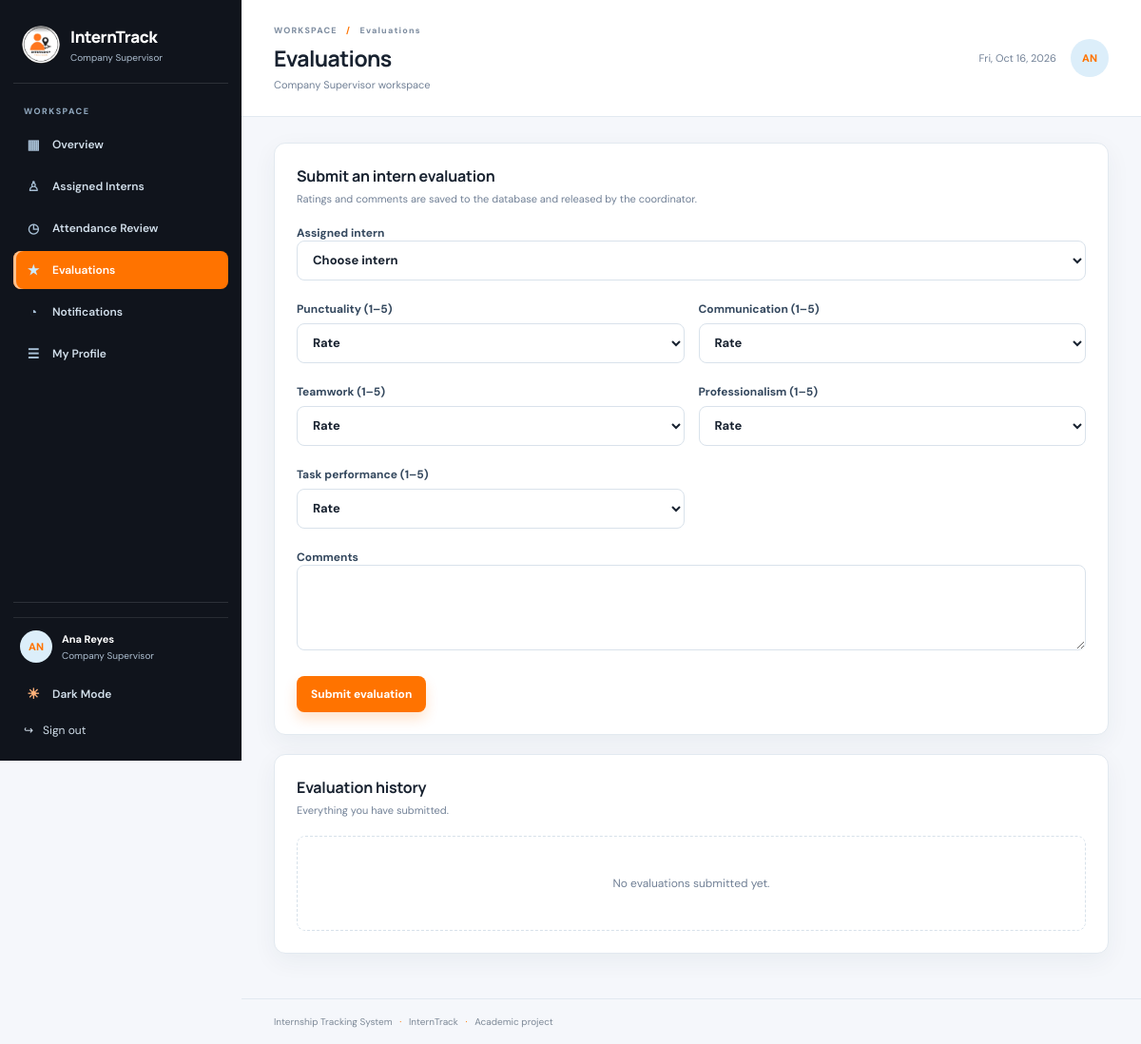
/supervisor/evaluations.php (signed in), run on the app's committed database.
### tables this page shows
CREATE TABLE users (
  id            BIGINT UNSIGNED AUTO_INCREMENT PRIMARY KEY,
  username      VARCHAR(80)  NOT NULL UNIQUE,
  full_name     VARCHAR(120) NOT NULL,
  email         VARCHAR(190) NOT NULL UNIQUE,
  avatar        VARCHAR(255) NULL,
  password_hash VARCHAR(255) NOT NULL,
  role          ENUM('student','supervisor','coordinator') NOT NULL,
  status        ENUM('active','inactive') NOT NULL DEFAULT 'active',
  created_at    TIMESTAMP NOT NULL DEFAULT CURRENT_TIMESTAMP,
  updated_at    TIMESTAMP NOT NULL DEFAULT CURRENT_TIMESTAMP ON UPDATE CURRENT_TIMESTAMP,
  INDEX idx_users_role_status (role, status)
);

CREATE TABLE evaluation_criteria (
  id     BIGINT UNSIGNED AUTO_INCREMENT PRIMARY KEY,
  name   VARCHAR(120) NOT NULL UNIQUE,
  weight DECIMAL(6,2) NOT NULL DEFAULT 1,
  active TINYINT(1) NOT NULL DEFAULT 1,
  CONSTRAINT chk_criteria_weight CHECK (weight >= 0)
);

### config/config.php (called while the page is built, shortened)
<?php
function url(string $path = ''): string
{
    static $base = null;
    if ($base === null) {
        $docRoot = str_replace('\\', '/', rtrim((string)($_SERVER['DOCUMENT_ROOT'] ?? ''), '/'));
        $appRoot = str_replace('\\', '/', APP_ROOT);
        if ($docRoot !== '' && str_starts_with($appRoot, $docRoot)) {
            $base = rtrim(substr($appRoot, strlen($docRoot)), '/');
        } else {
            $script = str_replace('\\', '/', (string)($_SERVER['SCRIPT_NAME'] ?? ''));
            $base = rtrim(dirname($script), '/');
            if (basename($base) === 'student' || basename($base) === 'coordinator' || basename($base) === 'supervisor') {
                $base = dirname($base);
            }
        }
    }
    return $base . '/' . ltrim($path, '/');
}

### includes/auth.php (called while the page is built, shortened)
<?php
require_once __DIR__ . '/functions.php';
function current_user(): ?array
{
    return $_SESSION['user'] ?? null;
}
function dashboard_path_for_role(string $role): string
{
    return match ($role) {
        'student'     => 'student/dashboard.php',
        'supervisor'  => 'supervisor/dashboard.php',
        'coordinator' => 'coordinator/dashboard.php',
        default       => 'login.php',
    };
}
function require_login(): array
{
    static $validated = false;
    $user = current_user();
    if (!$validated) {
        $db = database_or_null();
        if ($db instanceof PDO) {
            $fresh = query_one(
                $db,
                "SELECT id, username, full_name, email, avatar, role FROM users WHERE id = ? AND status = 'active'",
                [(int)$user['id']]
            );
        }
        $validated = true;
    }
    return $_SESSION['user'];
}
function require_role(array $roles): array
{
    $user = require_login();
    return $user;
}

### supervisor/evaluations.php (the view, shortened to what this page needs)
<?php
$db = database_or_null();
$user = require_role(['supervisor']);
$supervisor = supervisor_profile($db, (int)$user['id']);
$title = 'Evaluations';
$active = 'evaluations';
require __DIR__ . '/../includes/header.php';
$assignments = query_all(
    $db,
    "SELECT i.id, CONCAT(sp.student_number, ' · ', u.full_name) AS label
     FROM internship_placements i
     JOIN student_profiles sp ON sp.id = i.student_id
     JOIN users u ON u.id = sp.user_id
     WHERE i.supervisor_id = ? AND i.status = 'active'
     ORDER BY u.full_name",
    [(int)$supervisor['id']]
);
$criteria = query_all($db, 'SELECT id, name, weight FROM evaluation_criteria WHERE active = 1 ORDER BY id');
$ratingFields = '';
foreach ($criteria as $criterion) {
    $ratingFields .= '<label>' . e($criterion['name']) . ' (1–5)'
        . '<select name="rating[' . (int)$criterion['id'] . ']" required><option value="">Rate</option>'
        . '<option>1</option><option>2</option><option>3</option><option>4</option><option>5</option></select></label>';
}
$form = form_start('supervisor/evaluations.php')
    . '<input type="hidden" name="op" value="save_evaluation">'
    . '<label>Assigned intern<select name="placement_id" required><option value="">Choose intern</option>'
    . select_options($assignments, 'id', 'label') . '</select></label>'
    . '<div class="form-grid">' . $ratingFields . '</div>'
    . '<label>Comments<textarea name="comments" rows="4" maxlength="5000"></textarea></label>'
    . '<button class="button primary">Submit evaluation</button></form>';
echo panel('Submit an intern evaluation', 'Ratings and comments are saved to the database and released by the coordinator.', $form);
$rows = [];
echo panel('Evaluation history', 'Everything you have submitted.',
    table_html(['Student', 'Date', 'Weighted average', 'Comments', 'Release status'], $rows, 'No evaluations submitted yet.'));
require __DIR__ . '/../includes/footer.php';

### includes/header.php (shortened to what this page needs)
<?php
$user = require_login();
$role = $user['role'];
$navMenus = [
    'student' => [
        'dashboard'     => ['student/dashboard.php', 'Overview', '▦'],
        'profile'       => ['student/profile.php', 'My Profile', '☰'],
        'placement'     => ['student/placement.php', 'Placement', '⌂'],
        'requirements'  => ['student/requirements.php', 'Requirements', '▤'],
        'attendance'    => ['student/attendance.php', 'Attendance & Hours', '◷'],
        'evaluations'   => ['student/evaluations.php', 'Evaluations', '★'],
        'notifications' => ['student/notifications.php', 'Notifications', '◔'],
    ],
    'supervisor' => [
        'dashboard'     => ['supervisor/dashboard.php', 'Overview', '▦'],
        'interns'       => ['supervisor/interns.php', 'Assigned Interns', '♙'],
        'attendance'    => ['supervisor/attendance.php', 'Attendance Review', '◷'],
        'evaluations'   => ['supervisor/evaluations.php', 'Evaluations', '★'],
        'notifications' => ['supervisor/notifications.php', 'Notifications', '◔'],
        'profile'       => ['supervisor/profile.php', 'My Profile', '☰'],
    ],
    'coordinator' => [
        'dashboard'     => ['coordinator/dashboard.php', 'Overview', '▦'],
        'students'      => ['coordinator/students.php', 'Students', '♙'],
        'companies'     => ['coordinator/companies.php', 'Companies', '⌂'],
        'supervisors'   => ['coordinator/supervisors.php', 'Supervisors', '⚑'],
        'placements'    => ['coordinator/placements.php', 'Placements', '⇄'],
        'requirements'  => ['coordinator/requirements.php', 'Requirements', '▤'],
        'submissions'   => ['coordinator/submissions.php', 'Document Review', '⇩'],
        'attendance'    => ['coordinator/attendance.php', 'Attendance', '◷'],
        'evaluations'   => ['coordinator/evaluations.php', 'Evaluations', '★'],
        'announcements' => ['coordinator/announcements.php', 'Announcements', '✎'],
        'users'         => ['coordinator/users.php', 'User Accounts', '⚙'],
        'reports'       => ['coordinator/reports.php', 'Reports', '▣'],
        'profile'       => ['coordinator/profile.php', 'My Profile', '☰'],
        'notifications' => ['coordinator/notifications.php', 'Notifications', '◔'],
    ],
];
$menu = $navMenus[$role] ?? [];
$active = $active ?? 'dashboard';
$title = $title ?? 'Dashboard';
$displayName = $user['full_name'] ?: $user['username'];
?>
<!doctype html>
<html lang="en" data-theme="light">
<head>
  <link rel="stylesheet" href="<?= e(url('assets/css/style.css')) ?>">
</head>
<body class="app-page">
<div class="app-shell">
  <aside class="sidebar" id="sidebar">
    <a class="brand" href="<?= e(url(dashboard_path_for_role($role))) ?>">
      <img class="brand-mark-img" src="<?= e(url('assets/images/logo.png')) ?>" alt="<?= e(APP_NAME) ?> logo">
      <span><strong><?= e(APP_SHORT_NAME) ?></strong><small><?= e(role_label($role)) ?></small></span>
    </a>
    <div class="nav-label">WORKSPACE</div>
    <nav aria-label="Main navigation">
      <?php foreach ($menu as $key => $item): ?>
        <a class="nav-link <?= $active === $key ? 'active' : '' ?>" href="<?= e(url($item[0])) ?>">
          <span aria-hidden="true"><?= e($item[2]) ?></span><?= e($item[1]) ?>
        </a>
      <?php endforeach; ?>
    </nav>
    <div class="sidebar-bottom">
      <div class="user-chip">
        <?= avatar_html($user) ?>
        <span><strong><?= e($displayName) ?></strong><small><?= e(role_label($role)) ?></small></span>
      </div>
      <button type="button" class="theme-toggle" data-theme-toggle>
        <span data-theme-icon>☀</span><span data-theme-label>Dark Mode</span>
      </button>
      <form method="post" action="<?= e(url('logout.php')) ?>"><?= csrf_field() ?>
        <button class="logout-button" type="submit">↪ <span>Sign out</span></button>
      </form>
    </div>
  </aside>
  <main class="main-content">
    <header class="topbar">
      <div>
        <p class="breadcrumb">WORKSPACE <span>/</span> <?= e($title) ?></p>
        <h1><?= e($title) ?></h1>
        <p class="page-subtitle"><?= e(role_label($role)) ?> workspace</p>
      </div>
      <div class="topbar-side">
        <time><?= e(date('D, M j, Y')) ?></time>
        <?= avatar_html($user, 'avatar large') ?>
      </div>
    </header>
    <section class="content-area">

### includes/functions.php (shortened to what this page needs)
<?php
require_once __DIR__ . '/../config/config.php';
function e(mixed $value): string
{
    return htmlspecialchars((string)($value ?? ''), ENT_QUOTES | ENT_SUBSTITUTE, 'UTF-8');
}
function csrf_token(): string
{
    return $_SESSION['csrf'];
}
function csrf_field(): string
{
    return '<input type="hidden" name="csrf" value="' . e(csrf_token()) . '">';
}
function query_all(PDO $db, string $sql, array $params = []): array
{
    $query = $db->prepare($sql);
    $query->execute($params);
    return $query->fetchAll();
}
function query_one(PDO $db, string $sql, array $params = []): ?array
{
    $query = $db->prepare($sql);
    $query->execute($params);
    $row = $query->fetch();
    return $row === false ? null : $row;
}
function table_html(array $headers, array $rows, string $emptyMessage = 'No records found.'): string
{
    if (!$rows) {
        return '<div class="empty-state">' . e($emptyMessage) . '</div>';
    }
    $html = '<div class="table-wrap"><table><thead><tr>';
    $html .= '</tr></thead><tbody>';
    return $html . '</tbody></table></div>';
}
function form_start(string $action, array $attrs = []): string
{
    $htmlAttrs = '';
    return '<form method="post" action="' . e(url($action)) . '"' . $htmlAttrs . '>' . csrf_field();
}
function panel(string $title, string $description, string $body, string $extraClass = ''): string
{
    return '<section class="panel ' . e($extraClass) . '"><div class="panel-title"><div><h2>'
        . e($title) . '</h2><p>' . e($description) . '</p></div></div>' . $body . '</section>';
}
function role_label(string $role): string
{
    return [
        'student'     => 'Student Intern',
        'supervisor'  => 'Company Supervisor',
        'coordinator' => 'Internship Coordinator',
    ][$role] ?? 'User';
}
function avatar_html(array $user, string $class = 'avatar'): string
{
    $name = ($user['full_name'] ?? '') !== '' ? $user['full_name'] : ($user['username'] ?? '?');
    $initials = strtoupper(mb_substr($name, 0, 2));
    return '<span class="' . e($class) . '">' . e($initials) . '</span>';
}
    ?><!doctype html>

### data on the page
users: role "Company Supervisor", full_name "AN AN", full_name "Ana Reyes"
evaluation_criteria: name "Punctuality"
evaluation_criteria: name "Communication"
evaluation_criteria: name "Teamwork"
evaluation_criteria: name "Professionalism"
evaluation_criteria: name "Task performance"

### other printed values
APP_SHORT_NAME "InternTrack"
$item[2] "▦"
$item[1] "Overview"
$item[2] "♙"
$item[1] "Assigned Interns"
$item[2] "◷"
$item[1] "Attendance Review"
$item[2] "★"
$item[1] "Evaluations"
$item[2] "◔"
$item[1] "Notifications"
$item[2] "☰"
$item[1] "My Profile"
$title "Evaluations"
$title "Submit an intern evaluation Evaluation history"
